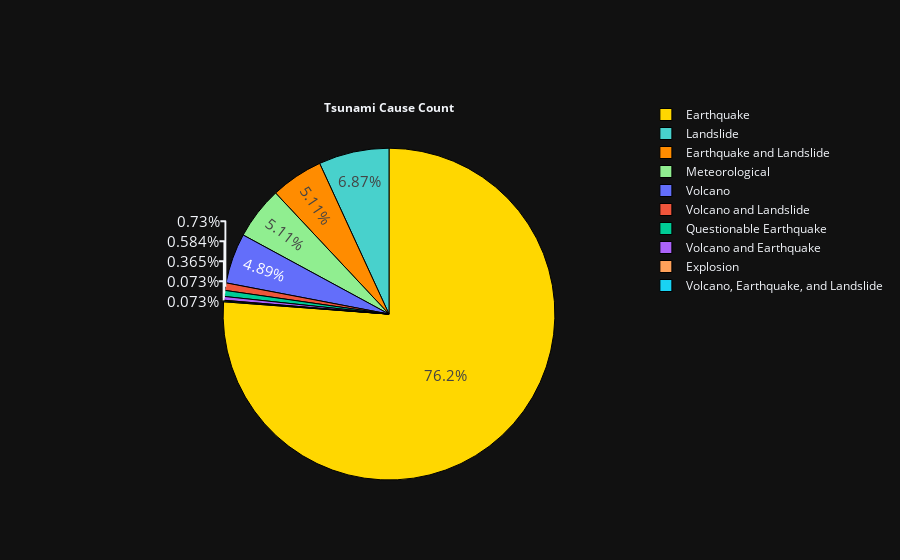

Here is the notebook cell this chart was saved with:
### Markdown cell above
### Tsunami Cause

### Code cell
data_cnt_cause=df.groupby(['Cause'])['Sr.no'].count().sort_values(ascending=False).reset_index()
colors = ['gold', 'mediumturquoise', 'darkorange', 'lightgreen']
fig = go.Figure(go.Pie(
    name = "",
    values = data_cnt_cause['Sr.no'],
    labels = data_cnt_cause['Cause'],
    hovertemplate = "Cause:%{label} <br> Number of Tsunamis: %{value}",

))
fig.update_traces(textfont_size=15,    title="<b>Tsunami Cause Count<br><br>          ",
                  marker=dict(colors=colors, line=dict(color='#000000', width=1)))
fig.show()

### Figure 1 — Plotly figure (JSON) as saved in the notebook; plotly's stock layout.template omitted (floating-point values rounded to 4 significant figures)
{"data": [{"hovertemplate": "Cause:%{label} <br> Number of Tsunamis: %{value}", "labels": ["Earthquake", "Landslide", "Earthquake and Landslide", "Meteorological", "Volcano", "Volcano and Landslide", "Questionable Earthquake", "Volcano and Earthquake", "Explosion", "Volcano, Earthquake, and Landslide"], "name": "", "values": [1043, 94, 70, 70, 67, 10, 8, 5, 1, 1], "type": "pie", "textfont": {"size": 15}, "marker": {"line": {"color": "#000000", "width": 1}, "colors": ["gold", "mediumturquoise", "darkorange", "lightgreen"]}, "title": {"text": "<b>Tsunami Cause Count<br><br>          "}}], "layout": {}}
